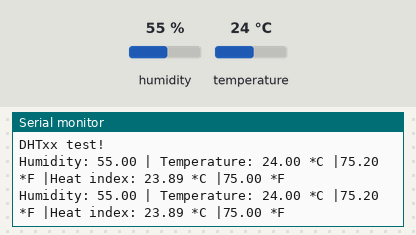
Bench run of a sketch on a simulated Arduino Uno, built with avr-gcc and run on an emulated ATmega328P. Parts: the last lines printed to the serial monitor. The test bench sets the inputs (shaded band); at power-on: humidity 55 %, temperature 24 °C.

Above: at 4.8 s.
4.9 s: humidity set to 22 %
At 7.0 s:
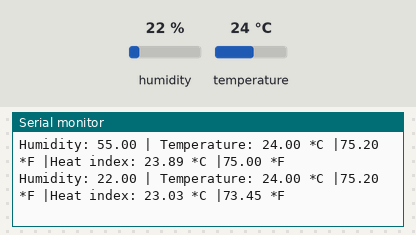
7.9 s: temperature set to 12 °C
At 8.9 s:
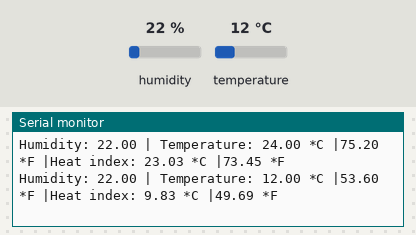
10.9 s: humidity set to 40 %
At 12.5 s:
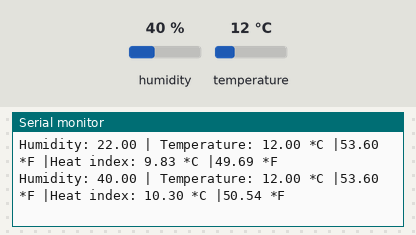
Timing chart, 0 to 14.0 s (numbered marks = the images above; inputs shaded):
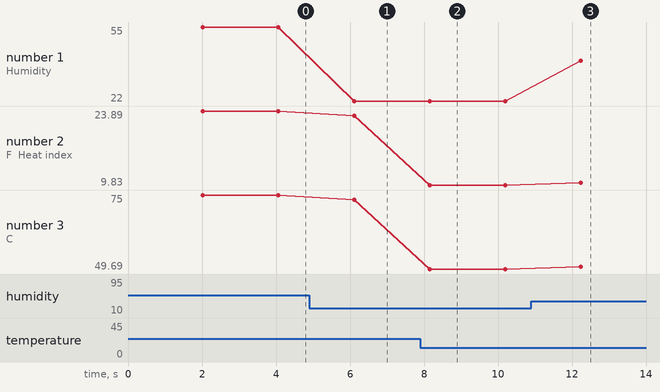

The sketch:

DHT11_v0.2.ino
```cpp
#include "DHT.h"

#define DHTPIN 2     // DHT11이 연결된 핀
#define VCC 3
#define GND 4

#define DHTTYPE DHT11   // DHT 11, DHT시리즈중 11을 선택합니다.

DHT dht(DHTPIN, DHTTYPE);

void setup() {
  Serial.begin(9600);
  pinMode(VCC, OUTPUT);
  pinMode(GND, OUTPUT);
  digitalWrite(VCC, HIGH);
  digitalWrite(GND, LOW);
  Serial.println("DHTxx test!");

  dht.begin();
}

void loop() {
  delay(2000);

  float h = dht.readHumidity();// 습도를 측정합니다.
  float t = dht.readTemperature();// 온도를 측정합니다.
  float f = dht.readTemperature(true);// 화씨 온도를 측정합니다.

  // 값 읽기에 오류가 있으면 오류를 출력합니다.
  if (isnan(h) || isnan(t) || isnan(f)) {
    Serial.println("Failed to read from DHT sensor!");
    return;
  }

  // 보정된 화씨 값을 가져옵니다.
  float hif = dht.computeHeatIndex(f, h);
  // 보정된 섭씨 값을 가져옵니다.
  float hic = dht.computeHeatIndex(t, h, false);

  Serial.print("Humidity: ");
  Serial.print(h);
  Serial.print(" | ");
  Serial.print("Temperature: ");
  Serial.print(t);
  Serial.print(" *C |");
  Serial.print(f);
  Serial.print(" *F |");
  Serial.print("Heat index: "); //열지수, 체감온도
  Serial.print(hic);
  Serial.print(" *C |");
  Serial.print(hif);
  Serial.println(" *F");
}
```

Measured:
- after the input at 4.9 s, the serial monitor: prints a new line after 1.2 s (image 1)
- after the input at 7.9 s, the serial monitor: prints a new line after 0.25 s (image 2)
- after the input at 10.9 s, the serial monitor: prints a new line after 1.3 s (image 3)
- plotted number 1: 55 → 22 after the input at 4.9 s, 22 → 40 after the input at 10.9 s
- plotted number 2: 23.89 → 23.03 after the input at 4.9 s, 23.03 → 9.83 after the input at 7.9 s, 9.83 → 10.3 after the input at 10.9 s
- plotted number 3: 75 → 73.45 after the input at 4.9 s, 73.45 → 49.69 after the input at 7.9 s, 49.69 → 50.54 after the input at 10.9 s
